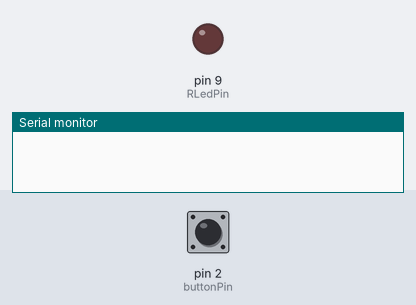
Recording of a sketch running on a simulated Arduino Uno, built with avr-gcc and run on an emulated ATmega328P. Shown: output pins drawn as LEDs (lit = HIGH), the last lines printed to the serial monitor. The inputs (shaded band) are chosen by the test bench; at power-on: pin 2 (buttonPin) HIGH.

Above: at 1.2 s.
1.3 s: pin 2 (buttonPin) pulled LOW for 0.15 s
At 1.91 s:
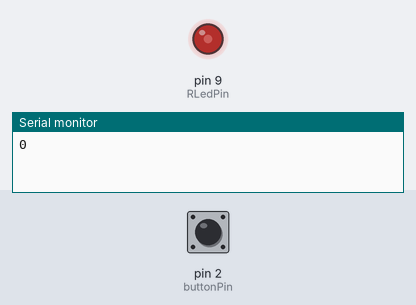
4.3 s: pin 2 (buttonPin) pulled LOW for 1 s
At 4.91 s:
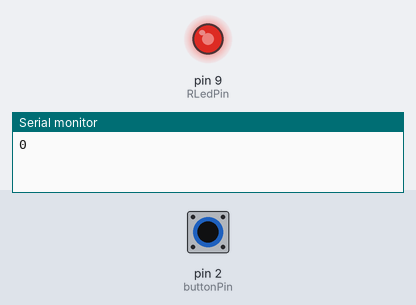
Timing chart, 0 to 13.4 s (numbered marks = the images above; inputs shaded):
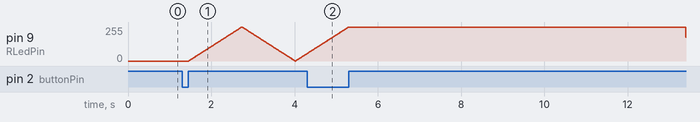

Measured:
- by itself, pin 9 (RLedPin): rises from 56/255 to 254/255 in 0.98 s, then falls to 180/255 in 8.1 s

The sketch:

HW3-2.ino
```cpp
int buttonPin = 2;
int RLedPin = 9;

int currentMode = 0;
int buttonState = 0;
int lightNum = 0;
int RLightColor = 0;
int GLightColor = 0;
int BLightColor = 0;
int RCurrentColor = 0;
int GCurrentColor = 0;
int BCurrentColor = 0;
bool buttonPressed = false;
unsigned long pressingTime = 0;
int longPressInterval = 2000;
unsigned long blinkTimer = 0;
int blinkInterval = 500;
bool blinkOn = true;
const int fadeAmount = 2;
int fadeDirection = 1;
bool SandF = true;

void setup(){
  pinMode(buttonPin, INPUT);
  pinMode(RLedPin, OUTPUT);
  Serial.begin(9600);
}

void loop() {
  checkButton();
  updateLEDColor();
  setRGBLedColor(RCurrentColor, GCurrentColor, BCurrentColor);
}

void checkButton(){
  buttonState = digitalRead(buttonPin);

  if(buttonState == LOW && !buttonPressed) {
  pressingTime = millis();
  buttonPressed = true;
  }
  if(buttonState == HIGH && buttonPressed) {
    unsigned long currentTime = millis();
    if(currentTime - pressingTime < longPressInterval) {
      changeMode();
      // Serial.println("short click");
    }
    else {
      changeColor();
      // Serial.println("long press");
    }
    buttonPressed = false;
  }
}

void setRGBLedColor(int r, int g, int b){
  analogWrite(RLedPin, r);
}

void changeColor(){
  lightNum = lightNum + 1;
  if(lightNum >= 5)
    lightNum = 0;

  if(lightNum == 0) {
    RLightColor = 0;
    GLightColor = 0;
    BLightColor = 0;
  }
  if(lightNum == 1) {
    RLightColor = 0;
    GLightColor = 255;
    BLightColor = 255;
  }
  if(lightNum == 2) {
    RLightColor = 255;
    GLightColor = 0;
    BLightColor = 255;
  }
  if(lightNum == 3) {
    RLightColor = 255;
    GLightColor = 255;
    BLightColor = 0;
  }
  if(lightNum == 4) {
    RLightColor = 0;
    GLightColor = 0;
    BLightColor = 255;
  }
  RCurrentColor = RLightColor;
  GCurrentColor = GLightColor;
  BCurrentColor = BLightColor;
}

void changeMode() {
  Serial.println(currentMode);
  currentMode = currentMode + 1;
  if(currentMode >= 4) {
    currentMode = 0;
  }
  if(currentMode == 1) {
    blinkTimer = 0;
    blinkOn = true;
  }
}

void updateLEDColor(){
  if (currentMode == 0){
  //Constant Light Mode
  RCurrentColor = RLightColor;
  GCurrentColor = GLightColor;
  BCurrentColor = BLightColor;
  }
  else if (currentMode == 1){
    bool negativeDir = false;

    if(RLightColor == 0) {
      RCurrentColor = RCurrentColor + fadeDirection * fadeAmount;
      if(RCurrentColor > (255 - RLightColor) || (RCurrentColor < 0)){negativeDir = true;
      }
      if(RCurrentColor < 0) RCurrentColor = 0;
      if(RCurrentColor > 255) RCurrentColor = 255;
    }
    if(GLightColor == 0) {
      GCurrentColor = GCurrentColor + fadeDirection * fadeAmount;
      if(GCurrentColor > (255 - GLightColor) || (GCurrentColor < 0)){negativeDir = true;
      }
      if(GCurrentColor < 0) GCurrentColor = 0;
      if(GCurrentColor > 255) GCurrentColor = 255;
    }
    if(BLightColor == 0) {
      BCurrentColor = BCurrentColor + fadeDirection * fadeAmount;
      if(BCurrentColor > (255 - BLightColor) || (BCurrentColor < 0)){negativeDir = true;
      }
      if(BCurrentColor < 0) BCurrentColor = 0;
      if(BCurrentColor > 255) RCurrentColor = 255;
    }
    if(negativeDir)
    fadeDirection = -fadeDirection;

    delay(10);
  }
  else if (currentMode == 2){
    bool negativeDir = false;

    if(RLightColor == 0) {
      RCurrentColor = RCurrentColor + fadeDirection * fadeAmount;
      if(RCurrentColor > (255 - RLightColor) || (RCurrentColor < 0)){negativeDir = true;
      }
      if(RCurrentColor < 0) RCurrentColor = 0;
      if(RCurrentColor > 255) RCurrentColor = 255;
    }
    if(GLightColor == 0) {
      GCurrentColor = GCurrentColor + fadeDirection * fadeAmount;
      if(GCurrentColor > (255 - GLightColor) || (GCurrentColor < 0)){negativeDir = true;
      }
      if(GCurrentColor < 0) GCurrentColor = 0;
      if(GCurrentColor > 255) GCurrentColor = 255;
    }
    if(BLightColor == 0) {
      BCurrentColor = BCurrentColor + fadeDirection * fadeAmount;
      if(BCurrentColor > (255 - BLightColor) || (BCurrentColor < 0)){negativeDir = true;
      }
      if(BCurrentColor < 0) BCurrentColor = 0;
      if(BCurrentColor > 255) RCurrentColor = 255;
    }
    if(negativeDir)
    fadeDirection = -fadeDirection;

    delay(4);
  }
  else if (currentMode == 3){
    bool negativeDir = false;

    if(RLightColor == 0) {
      RCurrentColor = RCurrentColor + fadeDirection * fadeAmount;
      if(RCurrentColor > (255 - RLightColor) || (RCurrentColor < 0)){negativeDir = true;
      }
      if(RCurrentColor < 0) RCurrentColor = 0;
      if(RCurrentColor > 255) RCurrentColor = 255;
    }
    if(GLightColor == 0) {
      GCurrentColor = GCurrentColor + fadeDirection * fadeAmount;
      if(GCurrentColor > (255 - GLightColor) || (GCurrentColor < 0)){negativeDir = true;
      }
      if(GCurrentColor < 0) GCurrentColor = 0;
      if(GCurrentColor > 255) GCurrentColor = 255;
    }
    if(BLightColor == 0) {
      BCurrentColor = BCurrentColor + fadeDirection * fadeAmount;
      if(BCurrentColor > (255 - BLightColor) || (BCurrentColor < 0)){negativeDir = true;
      }
      if(BCurrentColor < 0) BCurrentColor = 0;
      if(BCurrentColor > 255) RCurrentColor = 255;
    }
    if(negativeDir)
    fadeDirection = -fadeDirection;

    delay(1);
  }
}
```
